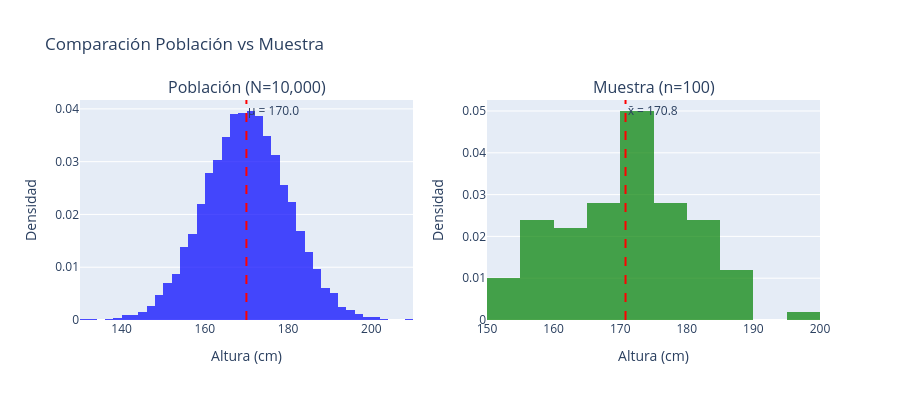

The cell this chart's notebook holds for it:
### Markdown cell above
### 4.1 Trabajando con Distribución Normal

### Code cell
# Crear datos sintéticos de una población normal
# Simulamos alturas de estudiantes universitarios (en cm)
poblacion_alturas = stats.norm.rvs(loc=170, scale=10, size=10000, random_state=42)

# Tomar una muestra
muestra_alturas = np.random.choice(poblacion_alturas, size=100, replace=False)

# Calcular estadísticos
print("POBLACIÓN vs MUESTRA")
print(f"Media poblacional: {poblacion_alturas.mean():.2f} cm")
print(f"Media muestral: {muestra_alturas.mean():.2f} cm")
print(f"Desviación estándar poblacional: {poblacion_alturas.std():.2f}")
print(f"Desviación estándar muestral: {muestra_alturas.std():.2f}")

# Visualización con Plotly
fig = make_subplots(rows=1, cols=2, 
                    subplot_titles=('Población (N=10,000)', 'Muestra (n=100)'))

# Histograma de población
fig.add_trace(
    go.Histogram(x=poblacion_alturas, nbinsx=50, name='Población',
                 histnorm='probability density', 
                 marker_color='blue', opacity=0.7),
    row=1, col=1
)

# Línea vertical para media poblacional
fig.add_vline(x=poblacion_alturas.mean(), line_dash="dash", line_color="red",
              annotation_text=f"μ = {poblacion_alturas.mean():.1f}",
              row=1, col=1)

# Histograma de muestra
fig.add_trace(
    go.Histogram(x=muestra_alturas, nbinsx=20, name='Muestra',
                 histnorm='probability density',
                 marker_color='green', opacity=0.7),
    row=1, col=2
)

# Línea vertical para media muestral
fig.add_vline(x=muestra_alturas.mean(), line_dash="dash", line_color="red",
              annotation_text=f"x̄ = {muestra_alturas.mean():.1f}",
              row=1, col=2)

fig.update_xaxes(title_text="Altura (cm)", row=1, col=1)
fig.update_xaxes(title_text="Altura (cm)", row=1, col=2)
fig.update_yaxes(title_text="Densidad", row=1, col=1)
fig.update_yaxes(title_text="Densidad", row=1, col=2)

fig.update_layout(height=400, showlegend=False,
                  title_text="Comparación Población vs Muestra")
fig.show()

### Figure 1 — Plotly figure (JSON) as saved in the notebook; plotly's stock layout.template omitted (floating-point values rounded to 4 significant figures; data arrays with more than 128 entries replaced by an {"elided": "..."} marker saying what was removed)
{"data": [{"histnorm": "probability density", "marker": {"color": "blue"}, "name": "Población", "nbinsx": 50, "opacity": 0.7, "type": "histogram", "x": {"elided": "10000 float values"}, "xaxis": "x", "yaxis": "y"}, {"histnorm": "probability density", "marker": {"color": "green"}, "name": "Muestra", "nbinsx": 20, "opacity": 0.7, "type": "histogram", "x": [196.4, 159.6, 166.5, 170.0, 180.7, 160.7, 172.4, 171.5, 176.8, 169.4, 187.6, 174.6, 158.0, 181.3, 173.6, 161.1, 176.3, 162.9, 174.0, 174.4, 165.6, 179.2, 178.1, 183.0, 156.7, 159.7, 176.5, 183.4, 167.8, 171.2, 176.0, 171.0, 182.6, 174.3, 170.6, 168.5, 185.4, 179.2, 170.9, 154.3, 174.7, 157.8, 156.8, 151.3, 160.0, 172.0, 167.2, 156.6, 186.4, 190.0, 152.1, 160.0, 175.7, 160.5, 174.5, 185.0, 167.9, 183.0, 174.3, 169.6, 175.5, 180.3, 161.0, 171.7, 156.9, 176.3, 168.5, 173.4, 166.4, 160.6, 172.1, 170.3, 167.0, 175.1, 172.1, 177.6, 163.2, 160.7, 174.1, 170.6, 152.6, 157.5, 167.3, 175.9, 182.3, 174.7, 180.6, 174.9, 180.7, 178.9, 154.9, 155.6, 161.6, 169.7, 159.6, 161.1, 186.1, 181.7, 166.9, 186.9], "xaxis": "x2", "yaxis": "y2"}], "layout": {"annotations": [{"font": {"size": 16}, "showarrow": false, "text": "Población (N=10,000)", "x": 0.225, "xanchor": "center", "xref": "paper", "y": 1, "yanchor": "bottom", "yref": "paper"}, {"font": {"size": 16}, "showarrow": false, "text": "Muestra (n=100)", "x": 0.775, "xanchor": "center", "xref": "paper", "y": 1, "yanchor": "bottom", "yref": "paper"}, {"showarrow": false, "text": "μ = 170.0", "x": 170.0, "xanchor": "left", "xref": "x", "y": 1, "yanchor": "top", "yref": "y domain"}, {"showarrow": false, "text": "x̄ = 170.8", "x": 170.8, "xanchor": "left", "xref": "x2", "y": 1, "yanchor": "top", "yref": "y2 domain"}], "height": 400, "shapes": [{"line": {"color": "red", "dash": "dash"}, "type": "line", "x0": 170.0, "x1": 170.0, "xref": "x", "y0": 0, "y1": 1, "yref": "y domain"}, {"line": {"color": "red", "dash": "dash"}, "type": "line", "x0": 170.8, "x1": 170.8, "xref": "x2", "y0": 0, "y1": 1, "yref": "y2 domain"}], "showlegend": false, "title": {"text": "Comparación Población vs Muestra"}, "xaxis": {"anchor": "y", "domain": [0, 0.45], "title": {"text": "Altura (cm)"}}, "xaxis2": {"anchor": "y2", "domain": [0.55, 1], "title": {"text": "Altura (cm)"}}, "yaxis": {"anchor": "x", "domain": [0, 1], "title": {"text": "Densidad"}}, "yaxis2": {"anchor": "x2", "domain": [0, 1], "title": {"text": "Densidad"}}}}
